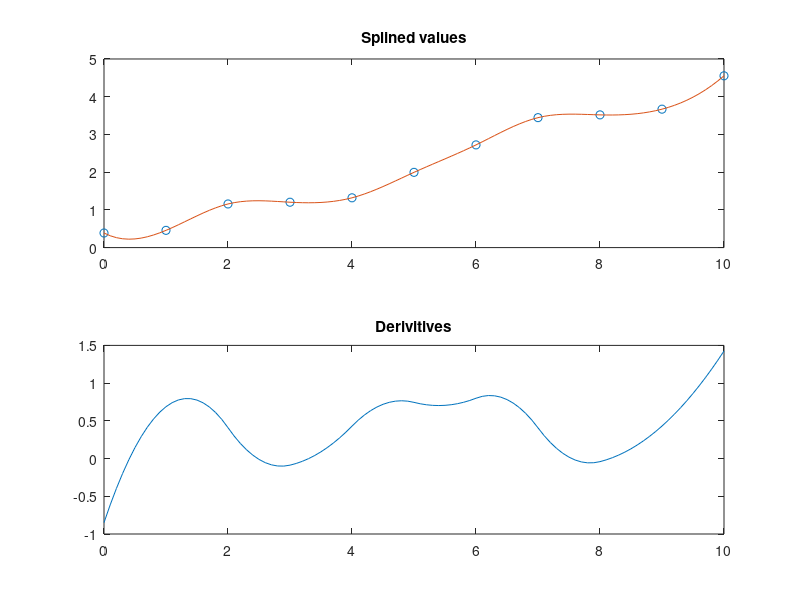

This figure's MATLAB source:
clf;
x = 0:1:10;
y = cumsum(rand(1,11));
pp = spline(x,y);
xx = 0:.1:10;
yy = ppval(pp,xx);

ppd = pp;
M = [0 3 0 0;0 0 2 0;0 0 0 1;0 0 0 0];
ppd.coefs = ppd.coefs*M;
yyd = ppval(ppd,xx);

figure
subplot(2,1,1)
plot(x,y,'o',xx,yy);
title('Splined values')

subplot(2,1,2)
plot(xx,yyd);
title('Derivitives')
